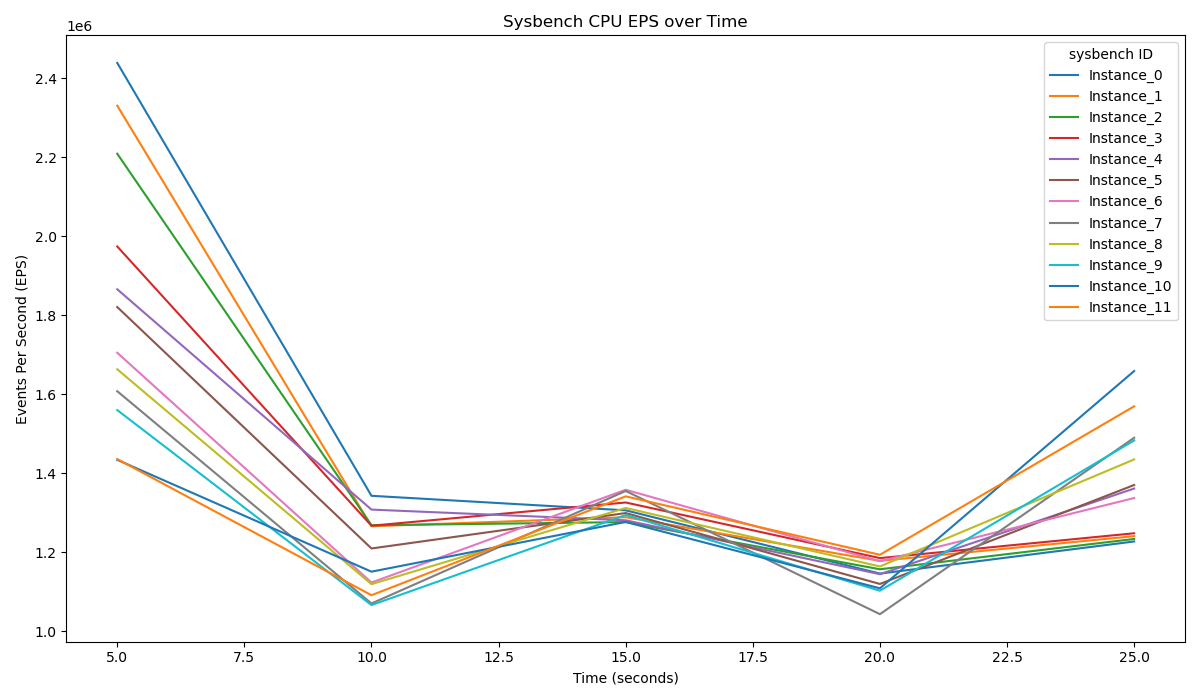

Source code (Python):
#!/usr/bin/env python3
import argparse
import pandas as pd
import matplotlib.pyplot as plt

OUTPUT_GRAPH_FILE = "graph.png"
DEFAULT_INPUT_FILE = "report.csv"

def main(csv_file_path):
    df = pd.read_csv(csv_file_path)

    df_intermediate = df[df['Time(s)'] != 'Final_Avg_EPS'].copy()
    #print(df_intermediate)
    df_intermediate['Time_Num'] = pd.to_numeric(df_intermediate['Time(s)'].astype(str).str.replace('s', '', regex=False), errors='coerce')
    #print(df_intermediate)
    df_intermediate.dropna(subset=['Time_Num'], inplace=True)
    #print(df_intermediate)
    df_intermediate['Time_Num'] = df_intermediate['Time_Num'].astype(int)
    df_intermediate.set_index('Time_Num', inplace=True)
    #print(df_intermediate)
    eps_columns = [col for col in df_intermediate.columns if col != 'Time(s)']
    for col in eps_columns:
        df_intermediate[col] = pd.to_numeric(df_intermediate[col], errors='coerce')

    fig, ax = plt.subplots(figsize=(12, 7))
    df_intermediate[eps_columns].plot(ax=ax)
    ax.set_title("Sysbench CPU EPS over Time")
    ax.set_xlabel("Time (seconds)")
    ax.set_ylabel("Events Per Second (EPS)")
    ax.legend(title="sysbench ID", loc='best')
    plt.tight_layout()
    plt.savefig(OUTPUT_GRAPH_FILE)
    plt.close(fig)

if __name__ == "__main__":
    
    parser = argparse.ArgumentParser(
    description="generate graph from csv file",
    formatter_class=argparse.ArgumentDefaultsHelpFormatter
    )
    
    parser.add_argument(
        "--file-name",
        type=str,
        required=False,
        default=DEFAULT_INPUT_FILE,
        help="csv filename"
    )
    
    args = parser.parse_args()
    main(args.file_name)